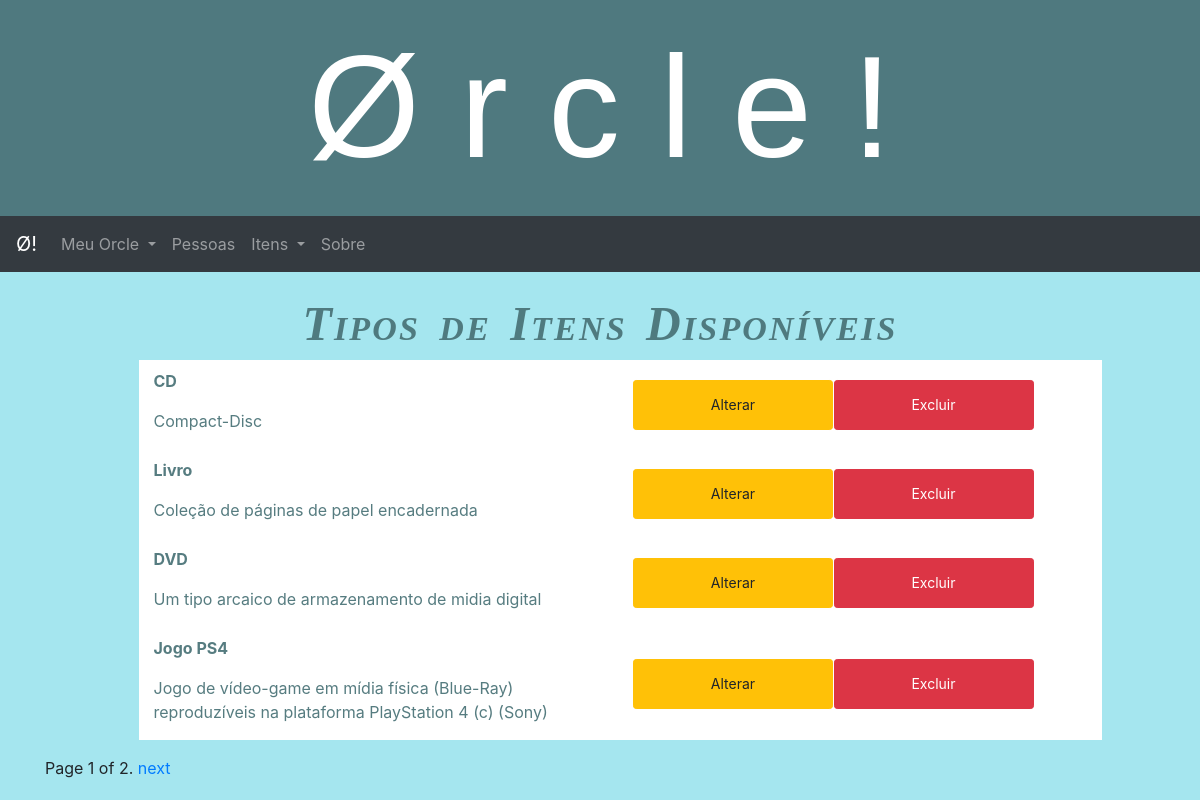
The page /borrows/tipoitem/ (signed in) on the database its author committed.
### borrows/models.py (models this page shows, shortened)
class TipoItem(models.Model):
    nome = models.CharField(max_length=200, help_text='Digite o nome tipo de objeto')
    descricao = models.TextField(max_length=1000, help_text='Insirta uma breve descrição do objeto')

### borrows/views.py (the view)
# urls.py: path('tipoitem/', views.TipoItemListView.as_view(), name='tipoitem'),
class TipoItemListView(LoginRequiredMixin, generic.ListView):
    model = TipoItem
    paginate_by = 4

### borrows/templates/borrows/tipoitem_list.html (shortened to what this page needs)
{% extends "base_generic.html" %}
{% block menu %}
  {% include "menu-bootstrap.html" %}
{% endblock %}
{% block content %}
  <div class="row d-flex justify-content-center titulo_secao">
    <div class=".col-md-6 .offset-md-3 text-center">
        <span class="">Tipos de Itens Disponíveis</span>
    </div>
  </div>
  {% if tipoitem_list %}
  <ul>
    {% for t in tipoitem_list %}
      <li>
          <div class="row item_contenedor">
                <div class="col ">
                        <p class="nome_item">   {{ t.nome }}</p>
                        <p class=""> {{ t.descricao }}
                        </p>
                </div>
                <div class="col item_contenedor">
                        <a href="/borrows/tipoitem/{{t.id}}/update"><button class="btn btn-warning btn-sm">Alterar</button></a>
                        <a href="/borrows/tipoitem/{{t.id}}/delete"><button class="btn btn-danger btn-sm">Excluir</button></a>
                </div>
          </div>
      </li>
    {% endfor %}
  </ul>
  {% else %}
    <p>Nenhum item disponível.</p>
  {% endif %}
  {% if is_paginated %}
  <div class="pagination">
      <span class="page-links">
          <span class="page-current">
              Page {{ page_obj.number }} of {{ page_obj.paginator.num_pages }}.
          </span>
          {% if page_obj.has_next %}
              <a href="{{ request.path }}?page={{ page_obj.next_page_number }}">next</a>
          {% endif %}
      </span>
  </div>
  {% endif %}
{% endblock %}

### borrows/static/css/estilo.css (style rules this page uses)
button { border-radius: 2px; min-width: 200px; min-height: 50px; margin: -2px; padding: 0; font-weight: 600; }
ul { list-style: none; }
.titulo_secao { font-size: 3em; font-weight: 600; color: rgba(71, 112, 117, 0.918); font-family: "Times New Roman", Times, serif; letter-spacing: 2.2px; word-spacing: 5px; font-style: italic; font-variant: small-caps; text-transform: none; }
.item_contenedor { margin-top: 1%; height: 12%; max-height: 12%; min-height: 12%; width: 90%; margin: auto; background-color: white; color: rgba(71, 112, 117, 0.918); }
.item_contenedor a { color: rgba(71, 112, 117, 0.918); text-decoration: none; }
.item_contenedor .nome_item { margin-top: 2%; font-weight: 700; }

### rows shown on the page
TipoItem: nome "CD", descricao "Compact-Disc"
TipoItem: nome "Livro", descricao "Coleção de páginas de papel encadernada"
TipoItem: nome "DVD", descricao "Um tipo arcaico de armazenamento de midia digital"
TipoItem: nome "Jogo PS4", descricao "Jogo de vídeo-game em mídia física (Blue-Ray) reproduzíveis na plataforma PlayStation 4 (c) (Sony)"

### other values the page prints
{{ page_obj.number }} "1"
{{ page_obj.paginator.num_pages }} "2"
